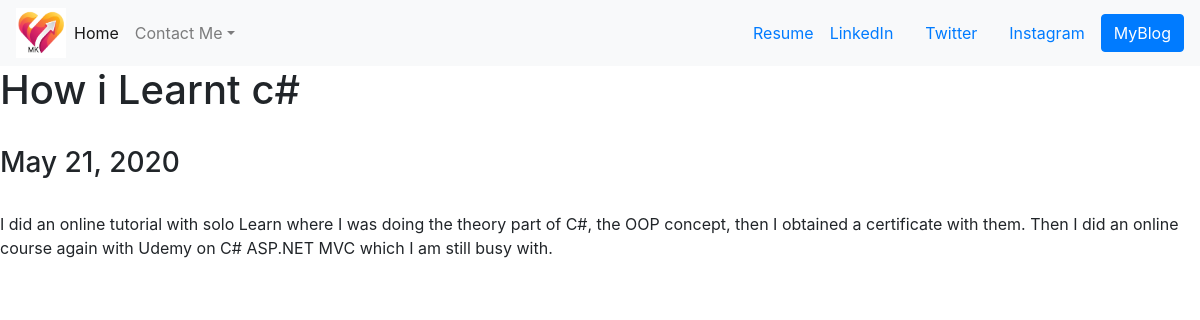
Page /blog/3/ on the committed database.
### blog/models.py (models this page shows, shortened)
class MyBlock(models.Model):
    title = models.CharField(max_length=100)
    date = models.DateField()
    description = models.TextField()

### blog/views.py (the view)
# urls.py: path('<int:blog_id>/',views.detail, name='detail' ),
def detail(request, blog_id):
    blog = get_object_or_404(MyBlock,pk = blog_id)
    return render(request,'blog/detail.html',{'blog':blog})

### blog/templates/blog/detail.html
{% extends 'portfolio/base.html' %}
{% block content %}
  <h1>{{ blog.title }}</h1>
  <br>
  <h3>{{ blog.date }}</h3>
  <br>
  {{ blog.description }}
{% endblock %}

### rows in the picture
MyBlock: title "How i Learnt c#", date "May 21, 2020", description "I did an online tutorial with solo Learn where I was doing the theory part of C#, the OOP concept, then I obtained a certificate with them. Then I did an online course again with Udemy on C# ASP.NET MVC which I am still busy with."
